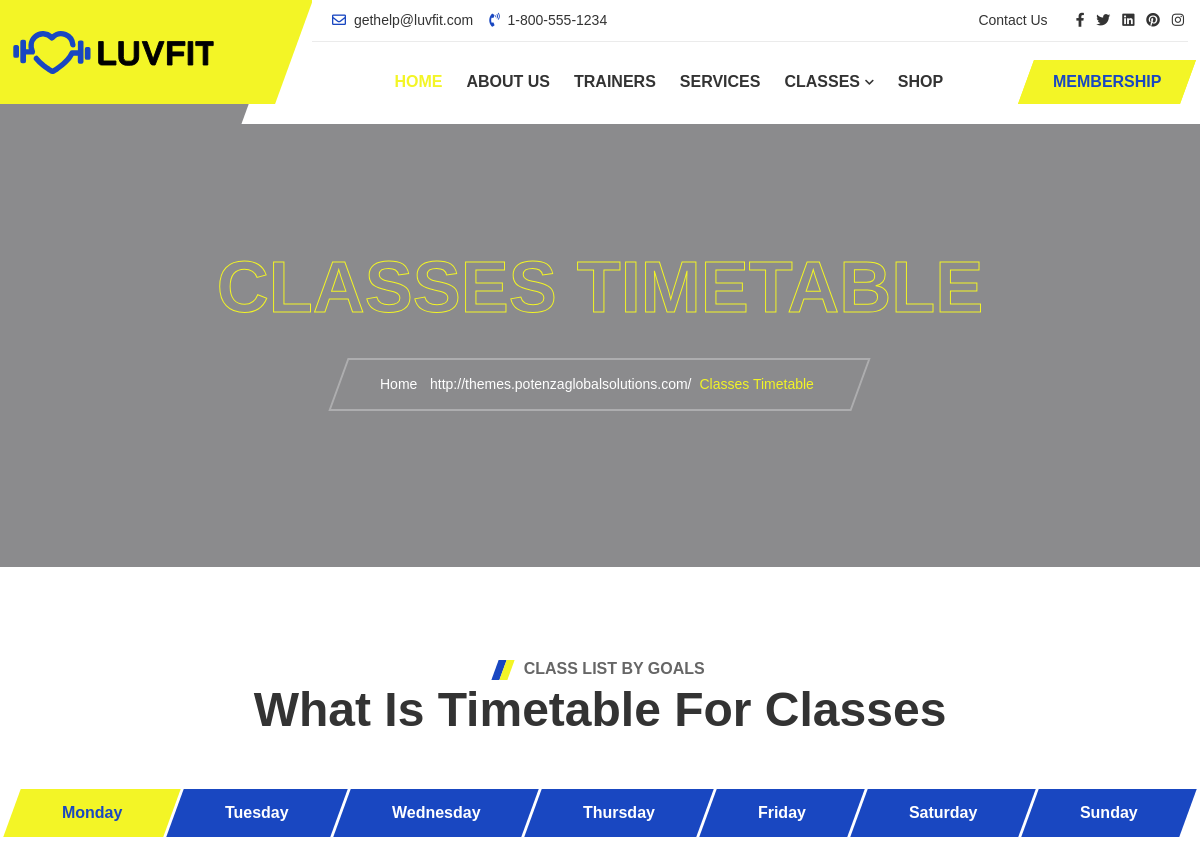
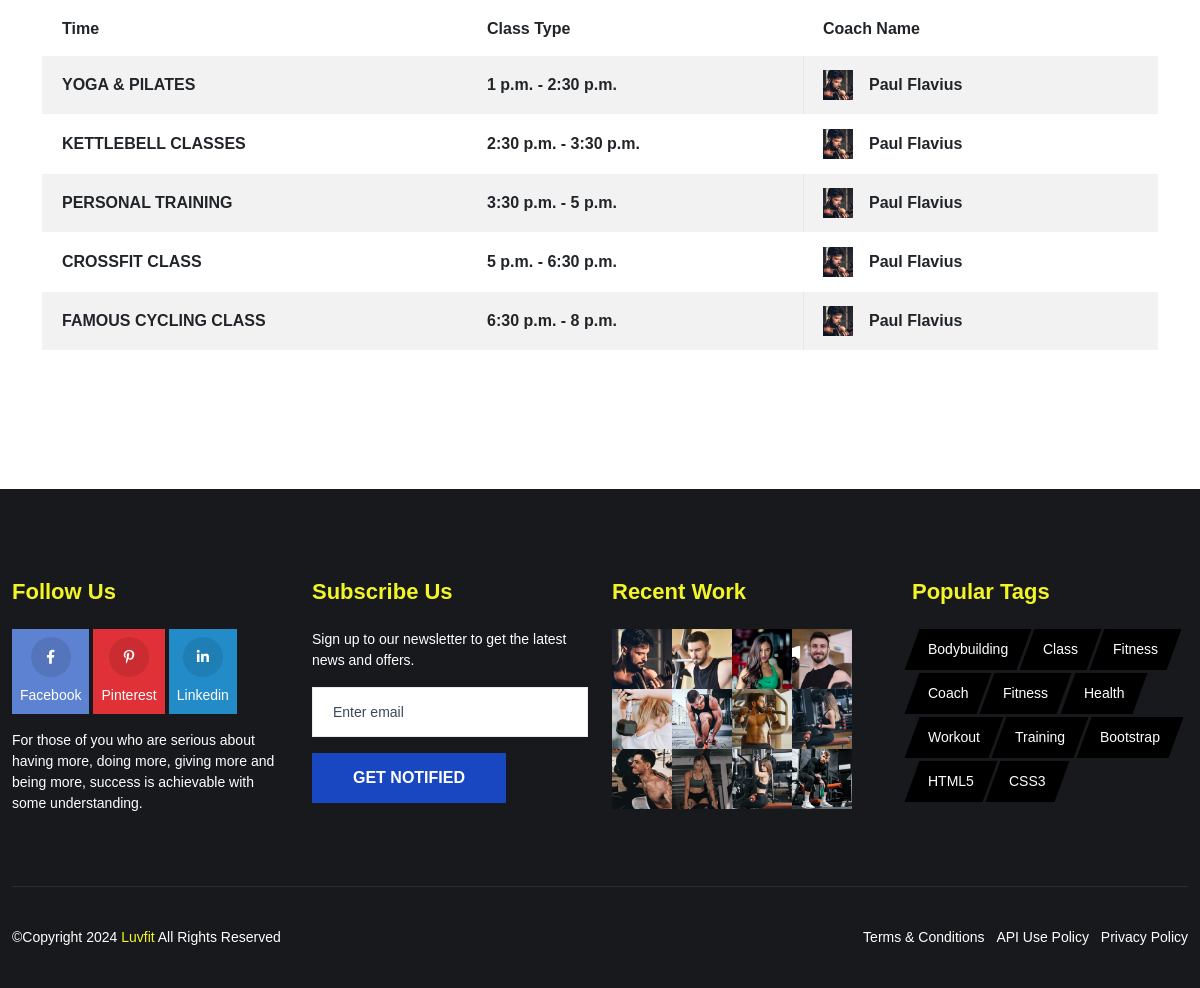
The page /classes-timetable on the database its author committed (2 pictures, top to bottom).
### customadmin/models.py (models this page shows)
class admin_timetable(models.Model):
    timetable_id = models.AutoField(primary_key=True)
    timetable_class = models.CharField(admin_class, max_length=20)
    timetable_day = models.CharField(max_length=20)
    timetable_starttime = models.TimeField(max_length=20)
    timetable_endtime = models.TimeField(max_length=20)

### home/views.py (the view)
def classes_timetable(request):
    fetch_table = admin_timetable.objects.all()
    return render(request, 'classes-timetable.html', {'fetch_table': fetch_table})

### home/templates/classes-timetable.html (shortened to what this page needs)
{% load static %}
{% include 'header.html' %}
<section class="page-title bg-holder bg-overlay-black-50" data-jarallax='{"speed": 0.6}' style="background-image: url(static/images/bg/06.jpg);">
  <div class="container">
    <div class="row position-relative">
      <div class="col-12 text-center">
          <h1 class="text-stroke-primary display-2 fw-bold text-uppercase">Classes Timetable</h1>
          <nav aria-label="breadcrumb">
            <ol class="breadcrumb">
              <li class="breadcrumb-item"><a href="#">Home</a></li>
              <li class="breadcrumb-item active" aria-current="page">Classes Timetable</li>
            </ol>
          </nav>
      </div>
    </div>
  </div>
</section>
    <section class="space-ptb bg-holder " data-jarallax='{"speed": 0.6}' style="background-image: url(images/bg/01.jpg);">
      <div class="container mb-5">
        <div class="row justify-content-center">
          <div class="col-lg-10">
            <div class="section-title text-center position-relative">
              <span class="sub-title"> Class list by goals</span>
              <h2>What is timetable for classes</h2>
            </div>
          </div>
        </div>
        <div class="row">
          <div class="col-12">
            <ul class="nav nav-tabs nav-pills flex-column flex-sm-row mb-4" id="pills-tab" role="tablist">
              <li class="nav-item flex-sm-fill text-center">
                <a class="nav-link active" id="monday-tab" data-bs-toggle="pill" href="#monday" role="tab" aria-controls="monday" aria-selected="true"><span> Monday </span></a>
              </li>
              <li class="nav-item flex-sm-fill text-center">
                <a class="nav-link" id="tuesday-tab" data-bs-toggle="pill" href="#tuesday" role="tab" aria-controls="tuesday" aria-selected="false"><span> Tuesday </span></a>
              </li>
              <li class="nav-item flex-sm-fill text-center">
                <a class="nav-link" id="wednesday-tab" data-bs-toggle="pill" href="#wednesday" role="tab" aria-controls="wednesday" aria-selected="false"><span> Wednesday </span></a>
              </li>
              <li class="nav-item flex-sm-fill text-center">
                <a class="nav-link" id="thursday-tab" data-bs-toggle="pill" href="#thursday" role="tab" aria-controls="thursday" aria-selected="false"><span> Thursday </span></a>
              </li>
              <li class="nav-item flex-sm-fill text-center">
                <a class="nav-link" id="friday-tab" data-bs-toggle="pill" href="#friday" role="tab" aria-controls="friday" aria-selected="false"><span> Friday </span></a>
              </li>
              <li class="nav-item flex-sm-fill text-center">
                <a class="nav-link" id="saturday-tab" data-bs-toggle="pill" href="#saturday" role="tab" aria-controls="saturday" aria-selected="false"><span> Saturday </span></a>
              </li>
              <li class="nav-item flex-sm-fill text-center">
                <a class="nav-link" id="sunday-tab" data-bs-toggle="pill" href="#sunday" role="tab" aria-controls="sunday" aria-selected="false"><span> Sunday </span></a>
              </li>
            </ul>
            <div class="tab-content" id="pills-tabContent">
              <div class="tab-pane fade show active" id="monday" role="tabpanel" aria-labelledby="monday-tab">
                <div class="table-responsive">
                  <table class="table table-borderless table-striped table-skew mb-0">
                    <thead class="bg-white">
                      <tr>
                        <th>Time</th>
                        <th>Class Type</th>
                        <th>Coach Name</th>
                      </tr>
                    </thead>
                    <tbody>
                    {% if fetch_table %}
                    {% for time_table in fetch_table %}
                      {% if time_table.timetable_day == "Monday" %}
                    <tr class="bg-white">
                        <td>{{ time_table.timetable_class }}</td>
                        <td>{{ time_table.timetable_starttime }} - {{ time_table.timetable_endtime }}</td>
                        <td>
                          <div class="d-flex align-items-center">
                            <img class="img-fluid avatar avatar-sm" src="{% static 'images/avatar/01.jpg' %}" alt="">
                            <span class="ms-3 mb-0 pe-4">Paul Flavius</span>
                          </div>
                        </td>
                      </tr>
                      {% endif %}
                    {% endfor %}
                    {% else %}
                    <tr><td colspan="3"><p>No Data Found</p></td></tr>
                    {% endif %}
                    </tbody>
                  </table>
                </div>
              </div>
            </div>
          </div>
        </div>
      </div>
    </section>
{% include 'footer.html' %}

### rows shown on the page
admin_timetable: timetable_class "YOGA & PILATES", timetable_starttime "1 p.m.", timetable_endtime "2:30 p.m."
admin_timetable: timetable_class "KETTLEBELL CLASSES", timetable_starttime "2:30 p.m.", timetable_endtime "3:30 p.m."
admin_timetable: timetable_class "PERSONAL TRAINING", timetable_starttime "3:30 p.m.", timetable_endtime "5 p.m."
admin_timetable: timetable_class "CROSSFIT CLASS", timetable_starttime "5 p.m.", timetable_endtime "6:30 p.m."
admin_timetable: timetable_class "FAMOUS CYCLING CLASS", timetable_starttime "6:30 p.m.", timetable_endtime "8 p.m."
